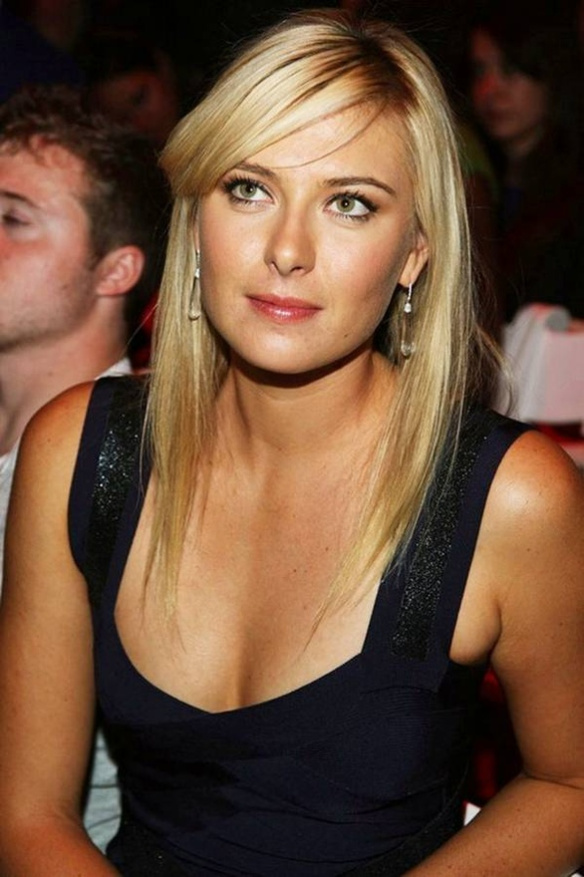
#> input picture model/dataset/maria_sarapoa/95349717081091468_hv3jryev_f.jpg, 584 x 877 px, found by its file name
$ jupyter execute --allow-errors Classifier_model.ipynb   (shell and % lines are left out)
#> lines starting #> are read from the running program, lines starting #| are printed output that depends on the picture; after the words box and inside, x2 and y2 are one past the last pixel; in counts of white or black regions, pixels touching at a corner belong together
[cell 1]
import numpy as np
import cv2
import matplotlib.pyplot as plt

#### The cv2 module in Python is part of the OpenCV (Open Source Computer Vision Library) library, which is a powerful open-source computer vision and machine learning software library. OpenCV provides a wide range of functionalities for image and video processing, including:

[cell 2]
img=cv2.imread("C:\\Users\\dhruv\\OneDrive\\Desktop\\Face_Recognition\\model\\dataset\\maria_sarapoa\\95349717081091468_hv3jryev_f.jpg")
#> img is the input picture: shape (877, 584, 3); mean B, G, R 57.2, 79.2, 110.4
img.shape
#> Out = (877, 584, 3)

[cell 3]
plt.imshow(img)

#### Remove colors and changing it on gray

[cell 4]
gray=cv2.cvtColor(img,cv2.COLOR_BGR2GRAY)
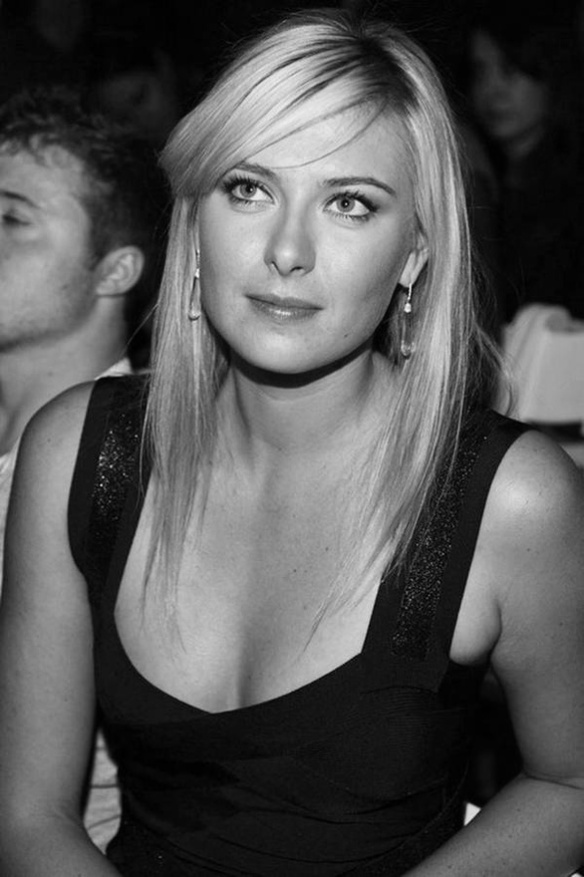
#> gray: shape (877, 584); min 0, max 246, mean 86
gray.shape
#> Out = (877, 584)

[cell 5]
plt.imshow(gray,cmap='gray') #colormap gray is used to when image is gray

### face recognistion (2eyes 1 lips ) by harcassade

[cell 6]
face_cascade=cv2.CascadeClassifier("./opencv/haarcascade_frontalface_default.xml") #./ means this file is in same directory

[cell 7]
eye_cascade=cv2.CascadeClassifier("./opencv/haarcascade_eye.xml")

[cell 8]
faces = face_cascade.detectMultiScale(gray,1.3,5) # 1.3 is ScaleFactor which will reduce size of image by 30
#> faces = [[162, 92, 273, 273]]
faces                                             #5 is a candidate rectangle will only be considered a valid face detection if it has at least 5 overlapping rectangles in its vicinity.
#> Out = [[162, 92, 273, 273]]

[cell 9]
(x,y,w,h)=faces[0] # faces is the list and the coordinates of the frist one is shown . it unpack the coordinates
#> x = 162; y = 92; w = 273; h = 273
x,y,w,h
#> Out = (162, 92, 273, 273)

### now rectangle the face by using unpack coordinates

[cell 10]
face_img=cv2.rectangle(img,(x,y),(x+w,y+h),(255,0,0),2)
plt.imshow(face_img)

[cell 11]
cv2.destroyAllWindows() #imshow open new windows pop off that why to close it is used
for(x,y,w,h) in faces:
    face_img=cv2.rectangle(img,(x,y),(x+w,y+h),(255,0,0),2)
    roi_gray=gray[y:y+h,x:x+w]
    roi_color=face_img[y:y+h,x:x+w]
    eyes=eye_cascade.detectMultiScale(roi_gray,scaleFactor=1.1, minNeighbors=10)
    for (ex,ey,ew,eh) in eyes:
        cv2.rectangle(roi_color,(ex,ey),(ex+ew,ey+eh),(0,255,0),3)
#> this loop made 1 pass
#> (x, y, w, h, eyes) on pass 1: (162, 92, 273, 273, [[156, 84, 58, 58], [50, 67, 63, 63]])
#> pass 1, `roi_gray=gray[y:y+h,x:x+w]`:
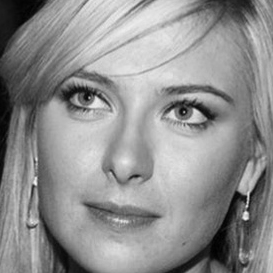
#> roi_gray: shape (273, 273); min 0, max 246, mean 143.3
#> pass 1, `roi_color=face_img[y:y+h,x:x+w]`:
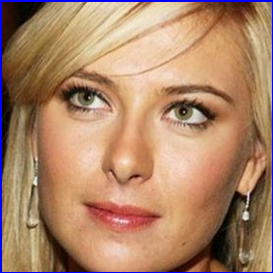
#> roi_color: shape (273, 273, 3); mean B, G, R 104.3, 133.1, 172.8
#> after the loop:
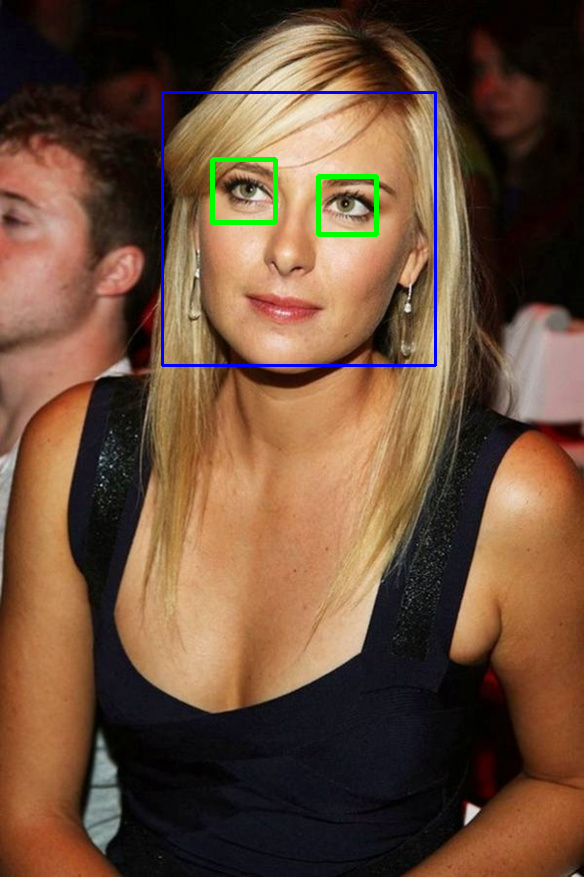
#> img: shape (877, 584, 3); mean B, G, R 57.8, 79, 108.6
#> after the loop:
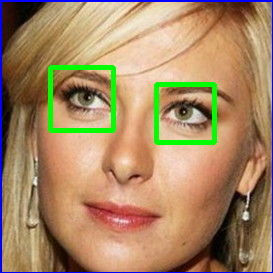
#> roi_color: shape (273, 273, 3); 3.21% of pixels changed, all inside (x1, y1, x2, y2) = (48, 65, 217, 145)
#Detection is done in roi_gray because Haar cascades work better with grayscale images.
#Drawing is done in roi_color because we want the final output in color.

[cell 12]
plt.figure()
plt.imshow(face_img,cmap='gray')
plt.show()

### roi_gray = gray[y:y + h//2, x:x + w]  # Only detect eyes in the upper half
### roi_color = img[y:y + h//2, x:x + w]

### Same code function but it is for all images

[cell 13]
plt.imshow(roi_color,cmap='gray')

[cell 14]
def get_cropped_image_if_2_eyes(image_path):
    img=cv2.imread(image_path)
    gray=cv2.cvtColor(img,cv2.COLOR_BGR2GRAY)
    faces=face_cascade.detectMultiScale(gray,1.3,5)
#> faces = [[162, 92, 273, 273]]
    for(x,y,w,h) in faces:
        roi_gray=gray[y:y+h,x:x+w] #Extracts the face region from the grayscale image.
        roi_color=img[y:y+h,x:x+w]
        eyes=eye_cascade.detectMultiScale(roi_gray)
        if len(eyes)>=2:
            return roi_color
#> this loop made 1 pass
#> (x, y, w, h, eyes) on pass 1: (162, 92, 273, 273, [[156, 84, 58, 58], [124, 167, 22, 22], [50, 67, 63, 63]])
#> pass 1, in get_cropped_image_if_2_eyes, `roi_color=img[y:y+h,x:x+w]`:
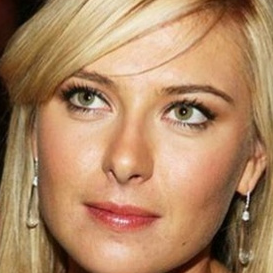
#> roi_color: shape (273, 273, 3); mean B, G, R 100.2, 135.2, 175.5

[cell 15]
original_image=cv2.imread("C:\\Users\\dhruv\\OneDrive\\Desktop\\Face_Recognition\\model\\dataset\\maria_sarapoa\\95349717081091468_hv3jryev_f.jpg")
plt.imshow(original_image)

[cell 16]
cropped_image=get_cropped_image_if_2_eyes("C:\\Users\\dhruv\\OneDrive\\Desktop\\Face_Recognition\\model\\dataset\\maria_sarapoa\\95349717081091468_hv3jryev_f.jpg")
plt.imshow(cropped_image)

#### after cropping all images we have to store it on a different folder name: Cropped_folder

[cell 17]
path_to_data="./dataset/"
path_to_cr_data="./dataset/cropped/"

[cell 18]
import os
img_dirs=[]
for entry in os.scandir(path_to_data):
    if entry.is_dir():
        img_dirs.append(entry.path)
img_dirs

#### To genrate Cropped Directory

[cell 19]
import shutil
if os.path.exists(path_to_cr_data):
    shutil.rmtree(path_to_cr_data)
os.mkdir(path_to_cr_data)

#### To ireate our fuction to each directories

[cell 20]
cropped_img_dir=[]
celebrity_file_name_dict={}
#> (the rest of this cell did not finish here and is left out)

        if roi_color is not None:
            cropped_folder=path_to_cr_data + celebrity_name
            if not os.path.exists (cropped_folder):
                os.makedirs(cropped_folder)
                cropped_img_dir.append(cropped_folder)
                print("Generating cropped images in folder: ",cropped_folder)

            cropped_file_name=celebrity_name + str(count) + ".png"
            cropped_file_path=cropped_folder + "/" + cropped_file_name
            cv2.imwrite(cropped_file_path,roi_color)
            celebrity_file_name_dict[celebrity_name].append(cropped_file_path)
            count+=1
# we have to manually delete error img like blur or friends img

### After cleaning we will do feature eng by Wavelet Transform (frequency domain, fourier transform )

[cell 21]
cropped_img = np.array(roi_color)
cropped_img.shape
#> Out = (273, 273, 3)

[cell 22]
import numpy as np
import pywt
import cv2

def w2d(img,mode="haar",level=1): #"haar" is one of the simplest wavelet transformations used for edge detection and compression.level=1:Defines the decomposition level (how many times the wavelet transform is applied).
#> called with mode = 'db1', level = 5
    imArray=img
    #Datatype conversion #convert to grayscale
    imArray=cv2.cvtColor(imArray,cv2.COLOR_BGR2GRAY)

    #convert to float
    imArray=np.float32(imArray)
    imArray = np.float32(imArray) / 255.0

    # Compute 2D Discrete Wavelet Transform (DWT)
    coeffs = pywt.wavedec2(imArray, mode, level=level)
#> coeffs = 6 items

    #Process Coefficients
    coeffs_H=list(coeffs)
#> coeffs_H = 6 items
    coeffs_H[0] = np.zeros_like(coeffs_H[0])

    #Reconstruction
    imArray_H=pywt.waverec2(coeffs_H,mode);
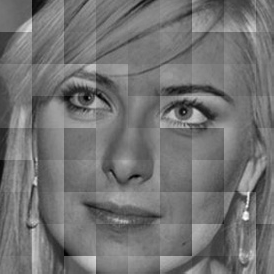
#> imArray_H: shape (274, 274) float32; min -0.545, max 0.662, mean -4.87e-05; drawn with min black and max white
    imArray_H*=255;
    imArray_H=np.uint8(imArray_H)
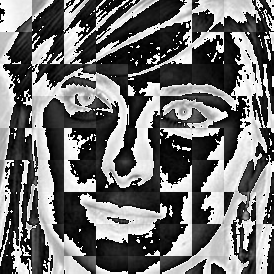
#> imArray_H: shape (274, 274); min 0, max 255, mean 112.4

    return imArray_H

[cell 23]
im_har = w2d(cropped_image,'db1',5)
plt.imshow(im_har, cmap='gray')

#### NOw we will stack org img and b/w img

[cell 24]
celebrity_file_name_dict

[cell 25]
class_dict = {}
count = 0
for celebrity_name in celebrity_file_name_dict.keys():
    class_dict[celebrity_name] = count
    count = count + 1
class_dict
